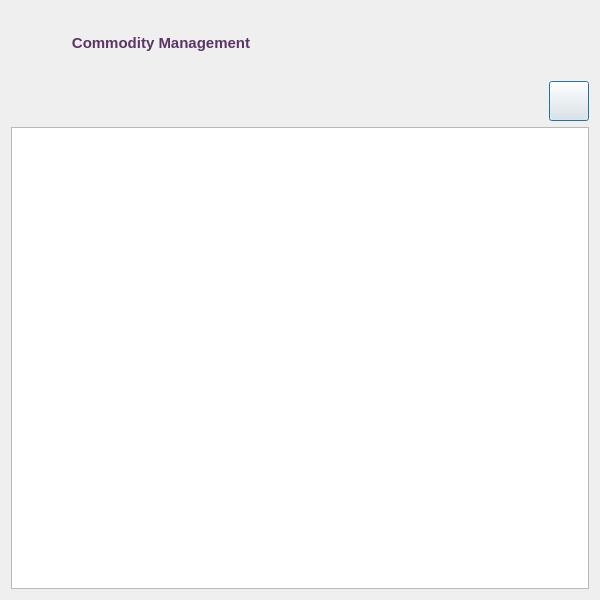
<?xml version="1.0" encoding="UTF-8"?>
<ui version="4.0">
 <class>Commodity::Cat::Dialog</class>
 <widget class="QDialog" name="Commodity::Cat::Dialog">
  <property name="geometry">
   <rect>
    <x>0</x>
    <y>0</y>
    <width>600</width>
    <height>600</height>
   </rect>
  </property>
  <property name="minimumSize">
   <size>
    <width>600</width>
    <height>600</height>
   </size>
  </property>
  <property name="maximumSize">
   <size>
    <width>600</width>
    <height>16777215</height>
   </size>
  </property>
  <property name="windowTitle">
   <string>Commodities</string>
  </property>
  <property name="windowIcon">
   <iconset resource="../../../../../image.qrc">
    <normaloff>:/Image/comm1.png</normaloff>:/Image/comm1.png</iconset>
  </property>
  <layout class="QVBoxLayout" name="verticalLayout">
   <item>
    <layout class="QHBoxLayout" name="horizontalLayout">
     <item>
      <widget class="QLabel" name="label">
       <property name="minimumSize">
        <size>
         <width>300</width>
         <height>30</height>
        </size>
       </property>
       <property name="maximumSize">
        <size>
         <width>300</width>
         <height>30</height>
        </size>
       </property>
       <property name="font">
        <font>
         <family>Tahoma</family>
         <pointsize>11</pointsize>
         <weight>75</weight>
         <bold>true</bold>
        </font>
       </property>
       <property name="styleSheet">
        <string notr="true">color: rgb(92, 53, 102);</string>
       </property>
       <property name="text">
        <string>Commodity Management</string>
       </property>
       <property name="alignment">
        <set>Qt::AlignCenter</set>
       </property>
      </widget>
     </item>
     <item>
      <spacer name="horizontalSpacer">
       <property name="orientation">
        <enum>Qt::Horizontal</enum>
       </property>
       <property name="sizeHint" stdset="0">
        <size>
         <width>40</width>
         <height>20</height>
        </size>
       </property>
      </spacer>
     </item>
     <item>
      <widget class="QLabel" name="label_2">
       <property name="minimumSize">
        <size>
         <width>64</width>
         <height>64</height>
        </size>
       </property>
       <property name="maximumSize">
        <size>
         <width>64</width>
         <height>64</height>
        </size>
       </property>
       <property name="text">
        <string/>
       </property>
       <property name="pixmap">
        <pixmap resource="../../../../../image.qrc">:/Image/comm2.png</pixmap>
       </property>
       <property name="alignment">
        <set>Qt::AlignCenter</set>
       </property>
      </widget>
     </item>
    </layout>
   </item>
   <item>
    <layout class="QHBoxLayout" name="horizontalLayout_2">
     <item>
      <spacer name="horizontalSpacer_2">
       <property name="orientation">
        <enum>Qt::Horizontal</enum>
       </property>
       <property name="sizeHint" stdset="0">
        <size>
         <width>40</width>
         <height>20</height>
        </size>
       </property>
      </spacer>
     </item>
     <item>
      <widget class="QPushButton" name="addBtn">
       <property name="minimumSize">
        <size>
         <width>40</width>
         <height>40</height>
        </size>
       </property>
       <property name="maximumSize">
        <size>
         <width>40</width>
         <height>40</height>
        </size>
       </property>
       <property name="text">
        <string/>
       </property>
       <property name="icon">
        <iconset resource="../../../../../image.qrc">
         <normaloff>:/Image/add.png</normaloff>:/Image/add.png</iconset>
       </property>
      </widget>
     </item>
    </layout>
   </item>
   <item>
    <widget class="QTableView" name="TV">
     <property name="font">
      <font>
       <family>Tahoma</family>
       <pointsize>14</pointsize>
      </font>
     </property>
     <property name="layoutDirection">
      <enum>Qt::RightToLeft</enum>
     </property>
     <property name="verticalScrollBarPolicy">
      <enum>Qt::ScrollBarAlwaysOff</enum>
     </property>
     <property name="editTriggers">
      <set>QAbstractItemView::NoEditTriggers</set>
     </property>
     <property name="alternatingRowColors">
      <bool>true</bool>
     </property>
     <property name="selectionMode">
      <enum>QAbstractItemView::SingleSelection</enum>
     </property>
     <property name="selectionBehavior">
      <enum>QAbstractItemView::SelectItems</enum>
     </property>
     <property name="sortingEnabled">
      <bool>true</bool>
     </property>
    </widget>
   </item>
  </layout>
  <action name="actionEdit_Category">
   <property name="icon">
    <iconset resource="../../../../../image.qrc">
     <normaloff>:/Image/edit.png</normaloff>:/Image/edit.png</iconset>
   </property>
   <property name="text">
    <string>Edit Category</string>
   </property>
  </action>
  <action name="actionRemove_Category">
   <property name="icon">
    <iconset resource="../../../../../image.qrc">
     <normaloff>:/Image/remove.png</normaloff>:/Image/remove.png</iconset>
   </property>
   <property name="text">
    <string>Remove Category</string>
   </property>
  </action>
 </widget>
 <resources>
  <include location="../../../../../image.qrc"/>
 </resources>
 <connections/>
</ui>
